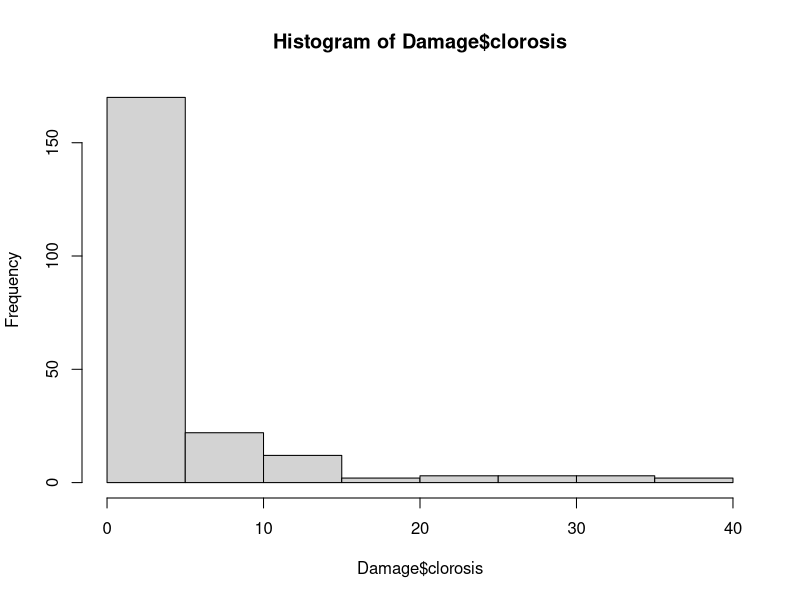

The R script that drew this image:
#   COLEGIO DE POSTGRADUADOS
#   COMPUTO APLICADO
#   COA 501 Herramientas de Computo para Investigadores
#
#   TRABAJO FINAL

# 1. Realice un análisis de componentes principales ACP con el conjunto de datos Boston.csv adjunto
# y el script PCA proporcionado.

setwd("C:/Users/semex/Desktop/TRABAJO_FINAL_COA501")

Damage <- read.csv( file= "por_damage.csv", sep = ",")
library(skimr)

skim(Damage)
# nos muestra que tenemos 217 valores en una sola columna, los valores son numéricos 

# ── Data Summary ────────────────────────
# Values
# Name                       Damage
# Number of rows             217   
# Number of columns          1     
# _______________________          
# Column type frequency:           
#   numeric                  1     
# ________________________         
# Group variables            None  

# ── Variable type: numeric ───────────────────────────────────────────────────────────────────────────────────────────────
# skim_variable n_missing complete_rate mean   sd p0 p25 p50 p75 p100 hist 
# 1 clorosis              0             1 4.35 6.88  0 0.7 1.8 4.6 39.6 ▇▁▁▁▁


summary(Damage) # nos muestra los generales de los dátos, considerando los cuartiles, valores mínimos y máximos

# clorosis     
# Min.   : 0.000  
# 1st Qu.: 0.700  
# Median : 1.800  
# Mean   : 4.348  
# 3rd Qu.: 4.600  
# Max.   :39.600


hist(Damage$clorosis) # genera un histográma con los valores de clorosis

table(Damage) # nos muestra la frecuencia de cada una de las observaciones

library(car)
library(tibble)

df <- data_frame(Damage$clorosis)

# names (df_Damage) = c("Clorosis", "Categoria") # renombrar las columnas
# df_Damage

library(dplyr)

categoria <- ifelse(Damage$clorosis <= 1 , "Ningun efecto",Damage$clorosis)
categoria <- ifelse(categoria <= 3.5 , "sintomas muy ligeros",categoria)
categoria <- ifelse(categoria <= 7 , "sintomas ligeros",categoria)
categoria <- ifelse(categoria <= 12.5 , "sintomas evidentes",categoria)
categoria <- ifelse(categoria <= 20 , "Daño medio",categoria)
categoria <- ifelse(categoria <= 30 , "Daño elevado",categoria)
categoria <- ifelse(categoria <= 50 , "Daño muy elevado",categoria)
categoria <- ifelse(categoria <= 99 , "Daño severo",categoria)
categoria <- ifelse(categoria <= 100 , "Muerte total",categoria)
categoria

table(categoria)
# categoria
# Daño severo        Ningun efecto     sintomas ligeros sintomas muy ligeros 
# 11                   79                   39                   88 

df_cat <- data_frame(categoria)
df_Damage <- (c(df,df_cat))
df_Damage
